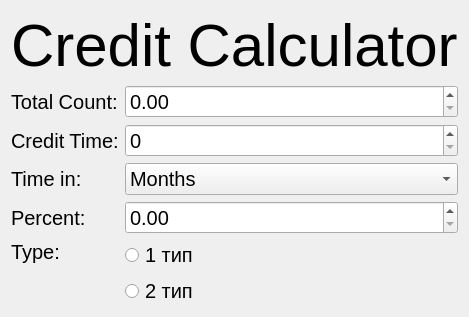
        <widget class="QWidget" name="tab_2">
         <attribute name="title">
          <string>Tab 2</string>
         </attribute>
         <layout class="QVBoxLayout" name="verticalLayout_5">
          <item>
           <widget class="QLabel" name="label">
            <property name="font">
             <font>
              <pointsize>45</pointsize>
             </font>
            </property>
            <property name="text">
             <string>Credit Calculator</string>
            </property>
           </widget>
          </item>
          <item>
           <layout class="QFormLayout" name="formLayout">
            <item row="0" column="0">
             <widget class="QLabel" name="label_2">
              <property name="font">
               <font>
                <pointsize>15</pointsize>
               </font>
              </property>
              <property name="text">
               <string>Total Count:</string>
              </property>
             </widget>
            </item>
            <item row="0" column="1">
             <widget class="QDoubleSpinBox" name="doubleSpinBox_2">
              <property name="sizePolicy">
               <sizepolicy hsizetype="Minimum" vsizetype="Maximum">
                <horstretch>0</horstretch>
                <verstretch>0</verstretch>
               </sizepolicy>
              </property>
              <property name="font">
               <font>
                <pointsize>15</pointsize>
               </font>
              </property>
             </widget>
            </item>
            <item row="1" column="0">
             <widget class="QLabel" name="label_3">
              <property name="font">
               <font>
                <pointsize>15</pointsize>
               </font>
              </property>
              <property name="text">
               <string>Credit Time:</string>
              </property>
             </widget>
            </item>
            <item row="1" column="1">
             <widget class="QSpinBox" name="spinBox">
              <property name="font">
               <font>
                <pointsize>15</pointsize>
               </font>
              </property>
             </widget>
            </item>
            <item row="2" column="0">
             <widget class="QLabel" name="label_4">
              <property name="font">
               <font>
                <pointsize>15</pointsize>
               </font>
              </property>
              <property name="text">
               <string>Time in:</string>
              </property>
             </widget>
            </item>
            <item row="2" column="1">
             <widget class="QComboBox" name="comboBox">
              <property name="font">
               <font>
                <pointsize>15</pointsize>
               </font>
              </property>
              <property name="currentText">
               <string>Months</string>
              </property>
              <item>
               <property name="text">
                <string>Months</string>
               </property>
              </item>
              <item>
               <property name="text">
                <string>Years</string>
               </property>
              </item>
             </widget>
            </item>
            <item row="3" column="0">
             <widget class="QLabel" name="label_5">
              <property name="font">
               <font>
                <pointsize>15</pointsize>
               </font>
              </property>
              <property name="text">
               <string>Percent:</string>
              </property>
             </widget>
            </item>
            <item row="3" column="1">
             <widget class="QDoubleSpinBox" name="doubleSpinBox">
              <property name="font">
               <font>
                <pointsize>15</pointsize>
               </font>
              </property>
             </widget>
            </item>
            <item row="4" column="1">
             <widget class="QRadioButton" name="radioButton">
              <property name="font">
               <font>
                <pointsize>15</pointsize>
               </font>
              </property>
              <property name="text">
               <string>1 тип</string>
              </property>
             </widget>
            </item>
            <item row="5" column="1">
             <widget class="QRadioButton" name="radioButton_2">
              <property name="font">
               <font>
                <pointsize>15</pointsize>
               </font>
              </property>
              <property name="text">
               <string>2 тип</string>
              </property>
             </widget>
            </item>
            <item row="4" column="0">
             <widget class="QLabel" name="label_6">
              <property name="font">
               <font>
                <pointsize>15</pointsize>
               </font>
              </property>
              <property name="text">
               <string>Type:</string>
              </property>
              <property name="alignment">
               <set>Qt::AlignLeading|Qt::AlignLeft|Qt::AlignTop</set>
              </property>
             </widget>
            </item>
           </layout>
          </item>
         </layout>
        </widget>
